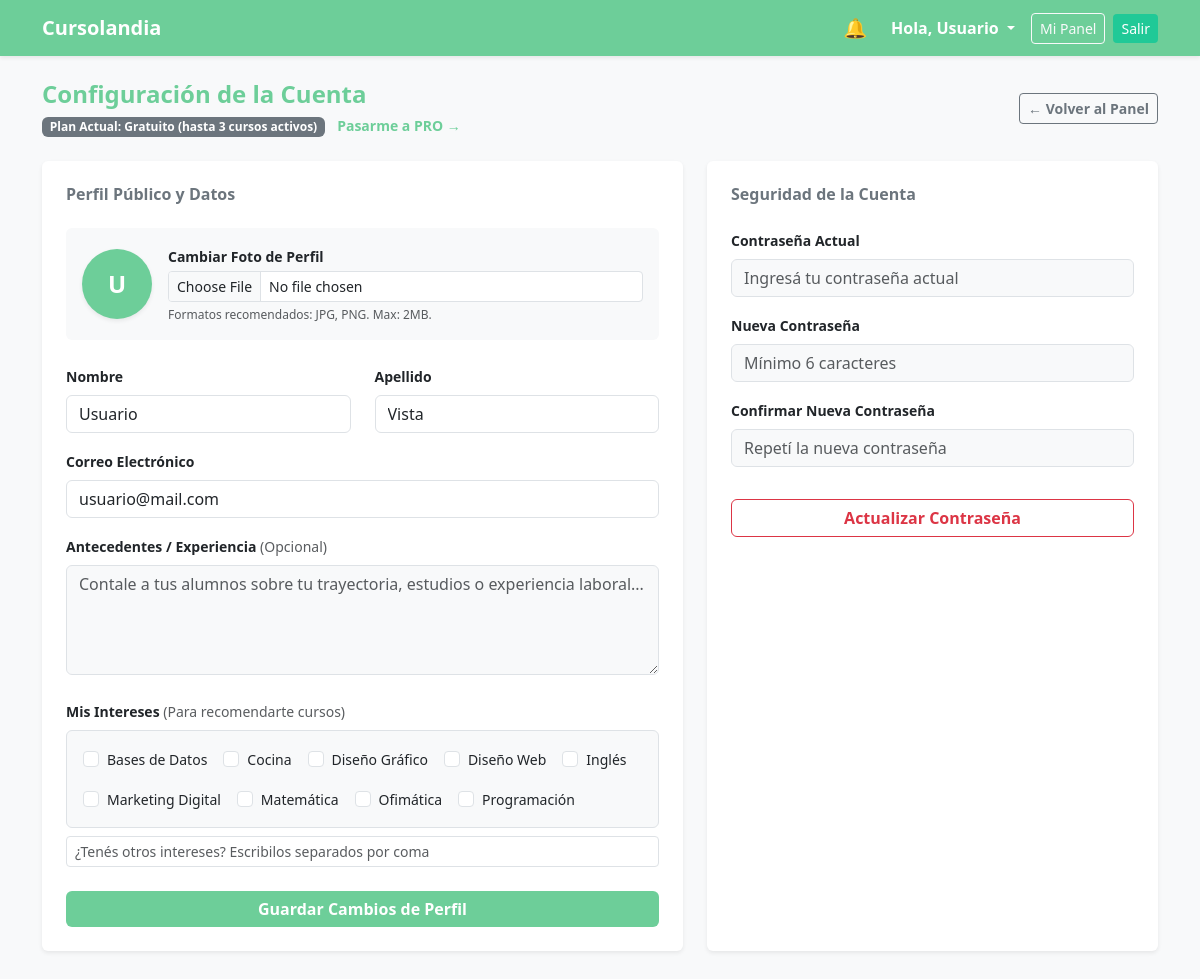
The app's page /index.php?accion=editar_perfil (signed in) with its own data.
### tables this page shows
CREATE TABLE `usuarios` (
  `id_usuario` int(11) NOT NULL,
  `nombre` varchar(50) NOT NULL,
  `apellido` varchar(50) NOT NULL,
  `email` varchar(100) NOT NULL,
  `contrasena` varchar(255) NOT NULL,
  `antecedentes` text DEFAULT NULL,
  `imagen_perfil` varchar(255) DEFAULT 'default.png',
  `es_admin` tinyint(1) DEFAULT 0,
  `plan_pro` tinyint(1) DEFAULT 0,
  `vencimiento_pro` date DEFAULT NULL
);

CREATE TABLE `intereses` (
  `id_interes` int(11) NOT NULL,
  `nombre` varchar(50) NOT NULL
);

### Backend/Controllers/UsuarioController.php (called while the page is built, shortened)
<?php
require_once __DIR__ . '/../Models/UsuarioModel.php';
class UsuarioController {
    private $usuarioModel;
    public function __construct($conexion) {
        $this->usuarioModel = new UsuarioModel($conexion);
    }
    public function editarPerfil() {
        $id_usuario = (int)$_SESSION['id_usuario'];
        $datos_usuario = $this->usuarioModel->obtenerPorId($id_usuario);
        $intereses_disponibles = $this->usuarioModel->obtenerTodosLosIntereses();
        $intereses_usuario = $this->usuarioModel->obtenerIdsInteresesUsuario($id_usuario);
        require_once __DIR__ . '/../../Frontend/views/perfil/editar_perfil.php';
    }
}

### Backend/Models/UsuarioModel.php (called while the page is built, shortened)
<?php
class UsuarioModel {
    private $conexion;
    public function __construct($conexion) {
        $this->conexion = $conexion;
    }
    public function obtenerPorId($id_usuario) {
        $stmt = $this->conexion->prepare("SELECT id_usuario, nombre, apellido, email, antecedentes, imagen_perfil, plan_pro, vencimiento_pro FROM Usuarios WHERE id_usuario = ?");
        $stmt->bind_param("i", $id_usuario);
        $stmt->execute();
        $usuario = $stmt->get_result()->fetch_assoc();
        return $usuario;
    }
    public function obtenerTodosLosIntereses() {
        $sql = "SELECT id_interes, nombre FROM intereses ORDER BY nombre ASC";
        return $this->conexion->query($sql);
    }
    public function obtenerIdsInteresesUsuario($id_usuario) {
        $ids = [];
        $stmt = $this->conexion->prepare("SELECT id_interes FROM usuario_interes WHERE id_usuario = ?");
        $stmt->bind_param("i", $id_usuario);
        $stmt->execute();
        $res = $stmt->get_result();
        return $ids;
    }
}

### Frontend/Views/perfil/editar_perfil.php (the view, shortened to what this page needs)
<?php
require_once __DIR__ . '/../layouts/header.php';
require_once __DIR__ . '/../layouts/navbar.php';
$foto_perfil = $datos_usuario['imagen_perfil'] ?? '';
$ruta_foto_perfil = "Resources/uploads/" . $foto_perfil;
?>
<div class="container mb-5">
    <div class="d-flex flex-wrap justify-content-between align-items-center mb-4 gap-2">
        <div>
            <h4 class="fw-bold text-primario mb-1">Configuración de la Cuenta</h4>
            <?php if ((int)$datos_usuario['plan_pro'] === 1): ?>
                <?php
                    $vence = !empty($datos_usuario['vencimiento_pro'])
                        ? date('d/m/Y', strtotime($datos_usuario['vencimiento_pro']))
                        : 'Sin vencimiento';
                    $esta_vencido = (!empty($datos_usuario['vencimiento_pro']) && $datos_usuario['vencimiento_pro'] < date('Y-m-d'));
                ?>
                <?php if ($esta_vencido): ?>
                    <span class="badge bg-danger">⚠️ Plan PRO Vencido (el <?php echo $vence; ?>)</span>
                    <a href="index.php?accion=solicitar_pro" class="small text-primario fw-bold ms-2 text-decoration-none">Renovar plan →</a>
                <?php else: ?>
                    <span class="badge text-dark fw-bold" style="background-color: #a3e4d7; border: 1px solid #50a886;">
                        ⭐ Plan Actual: PRO · Vence el <?php echo $vence; ?>
                    </span>
                <?php endif; ?>
            <?php else: ?>
                <span class="badge bg-secondary">Plan Actual: Gratuito (hasta 3 cursos activos)</span>
                <a href="index.php?accion=solicitar_pro" class="small text-primario fw-bold ms-2 text-decoration-none">Pasarme a PRO →</a>
            <?php endif; ?>
        </div>
        <a href="index.php?accion=panel" class="btn btn-outline-secondary btn-sm fw-semibold">← Volver al Panel</a>
    </div>
    <div class="row g-4">
        <div class="col-md-7">
            <div class="card shadow-sm border-0 h-100">
                <div class="card-body p-4">
                    <h6 class="fw-bold mb-4 text-secondary">Perfil Público y Datos</h6>
                    <form action="index.php?accion=editar_perfil" method="POST" enctype="multipart/form-data">
                        <div class="d-flex align-items-center mb-4 p-3 bg-light rounded">
                            <?php if (!empty($foto_perfil) && $foto_perfil !== 'default.png' && file_exists($ruta_foto_perfil)): ?>
                                <img src="<?php echo htmlspecialchars($ruta_foto_perfil); ?>" class="rounded-circle me-3 shadow-sm border" style="width: 70px; height: 70px; object-fit: cover;" alt="Foto de perfil">
                            <?php else: ?>
                                <div class="text-white rounded-circle d-flex justify-content-center align-items-center me-3 shadow-sm" style="width: 70px; height: 70px; background-color: var(--color-primario); font-weight: bold; font-size: 1.5rem;">
                                    <?php echo strtoupper(substr($datos_usuario['nombre'], 0, 1)); ?>
                                </div>
                            <?php endif; ?>
                            <div class="flex-grow-1">
                                <label class="form-label small fw-bold mb-1">Cambiar Foto de Perfil</label>
                                <input type="file" name="imagen_perfil" class="form-control form-control-sm" accept="image/*">
                                <div class="form-text" style="font-size: 0.75rem;">Formatos recomendados: JPG, PNG. Max: 2MB.</div>
                            </div>
                        </div>
                        <div class="row mb-3">
                            <div class="col-md-6">
                                <label class="form-label small fw-bold">Nombre</label>
                                <input type="text" name="nombre" class="form-control" value="<?php echo htmlspecialchars($datos_usuario['nombre']); ?>" required>
                            </div>
                            <div class="col-md-6">
                                <label class="form-label small fw-bold">Apellido</label>
                                <input type="text" name="apellido" class="form-control" value="<?php echo htmlspecialchars($datos_usuario['apellido']); ?>" required>
                            </div>
                        </div>
                        <div class="mb-3">
                            <label class="form-label small fw-bold">Correo Electrónico</label>
                            <input type="email" name="email" class="form-control" value="<?php echo htmlspecialchars($datos_usuario['email']); ?>" required>
                        </div>
                        <div class="mb-4">
                            <label class="form-label small fw-bold">Antecedentes / Experiencia <span class="text-muted fw-normal">(Opcional)</span></label>
                            <textarea name="antecedentes" class="form-control bg-light" rows="4" placeholder="Contale a tus alumnos sobre tu trayectoria, estudios o experiencia laboral..."><?php echo htmlspecialchars($datos_usuario['antecedentes'] ?? ''); ?></textarea>
                        </div>
                        <div class="mb-4">
                            <label class="form-label small fw-bold">Mis Intereses <span class="text-muted fw-normal">(Para recomendarte cursos)</span></label>
                            <div class="d-flex flex-wrap gap-3 mb-2 p-3 border rounded bg-light">
                                <?php if (isset($intereses_disponibles) && $intereses_disponibles): ?>
                                    <?php while ($int = $intereses_disponibles->fetch_assoc()): ?>
                                        <?php $checked = in_array((int)$int['id_interes'], $intereses_usuario ?? []) ? 'checked' : ''; ?>
                                        <div class="form-check m-0">
                                            <input class="form-check-input" type="checkbox" name="intereses[]" value="<?php echo $int['id_interes']; ?>" id="int_<?php echo $int['id_interes']; ?>" <?php echo $checked; ?>>
                                            <label class="form-check-label small" for="int_<?php echo $int['id_interes']; ?>">
                                                <?php echo htmlspecialchars($int['nombre']); ?>
                                            </label>
                                        </div>
                                    <?php endwhile; ?>
                                <?php endif; ?>
                            </div>
                            <input type="text" name="nuevos_intereses" class="form-control form-control-sm" placeholder="¿Tenés otros intereses? Escribilos separados por coma">
                        </div>
                        <button type="submit" class="btn btn-primario w-100 fw-bold">Guardar Cambios de Perfil</button>
                    </form>
                </div>
            </div>
        </div>
        <div class="col-md-5">
            <div class="card shadow-sm border-0 h-100">
                <div class="card-body p-4">
                    <h6 class="fw-bold mb-4 text-secondary">Seguridad de la Cuenta</h6>
                    <form action="index.php?accion=editar_perfil" method="POST">
                        <div class="mb-3">
                            <label class="form-label small fw-bold">Contraseña Actual</label>
                            <input type="password" name="pass_actual" class="form-control bg-light" required placeholder="Ingresá tu contraseña actual">
                        </div>
                        <div class="mb-3">
                            <label class="form-label small fw-bold">Nueva Contraseña</label>
                            <input type="password" name="pass_nueva" class="form-control bg-light" required placeholder="Mínimo 6 caracteres">
                        </div>
                        <div class="mb-4">
                            <label class="form-label small fw-bold">Confirmar Nueva Contraseña</label>
                            <input type="password" name="pass_confirmar" class="form-control bg-light" required placeholder="Repetí la nueva contraseña">
                        </div>
                        <button type="submit" class="btn btn-outline-danger w-100 fw-bold mt-2">Actualizar Contraseña</button>
                    </form>
                </div>
            </div>
        </div>
    </div>
</div>
<?php require_once __DIR__ . '/../layouts/footer.php'; ?>

### Frontend/css/estilos.css (style rules this page uses)
:root { --color-primario: #6dce99; --color-primario-hover: #50a886; --color-acento: #20c997; --color-acento-hover: #1aa179; --fondo-claro: #f8f9fa; }
body { background-color: var(--fondo-claro); font-family: 'Segoe UI', Tahoma, Geneva, Verdana, sans-serif; }
.text-primario { color: var(--color-primario) !important; }
.btn-primario { background-color: var(--color-primario); color: white; border: none; transition: 0.3s; }

### records on screen
usuarios: nombre "U", nombre "Usuario", apellido "Vista", email "usuario@mail.com"
intereses: nombre "Bases de Datos"
intereses: nombre "Cocina"
intereses: nombre "Diseño Gráfico"
intereses: nombre "Diseño Web"
intereses: nombre "Inglés"
intereses: nombre "Marketing Digital"
intereses: nombre "Matemática"
intereses: nombre "Ofimática"
intereses: nombre "Programación"

### other values on screen
$_SESSION['nombre'] "Usuario"
